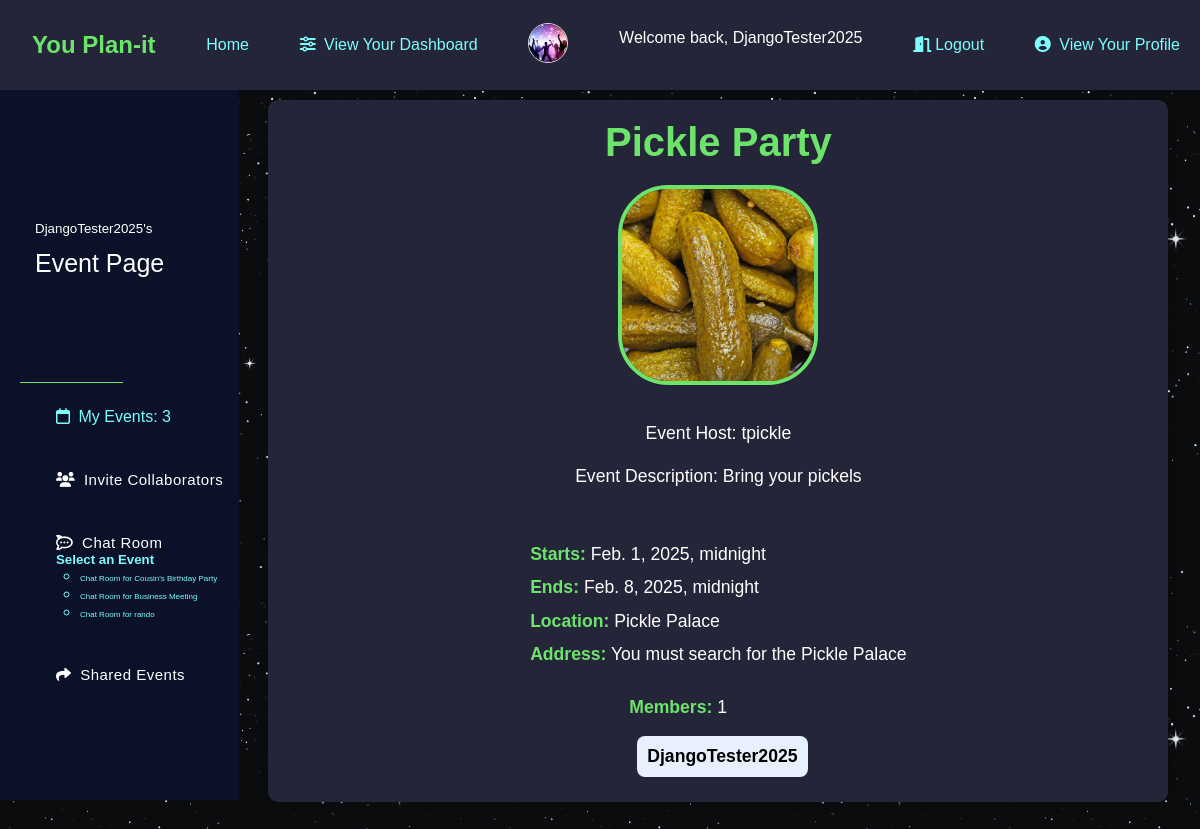
The app's page /dashboard/tpickle/events/Pickle Party/ (signed in) with its own data.
### app/models.py (models this page shows, shortened)
class Profile(models.Model):
    user = models.OneToOneField(User, on_delete=models.CASCADE)
    image = models.ImageField(default='default.jpg', upload_to='profile_pics')
    bio = models.CharField(max_length=200, blank=True, null=True)

class Events(models.Model):
    name = models.CharField(max_length=200)
    description = models.CharField(max_length=500)
    event_image = models.ImageField(upload_to='event_images', blank=True, null=True)
    user = models.ForeignKey(User, on_delete=models.CASCADE, related_name='events')
    members = models.ManyToManyField(User, related_name='invitedusers')
    invitepending = models.ManyToManyField(User, related_name='pending')
    start_datetime = models.DateTimeField()
    end_datetime = models.DateTimeField()
    event_location = models.CharField(max_length=300, blank=True, null=True)
    address = models.CharField(max_length=500, blank=True, null=True)

### app/views.py (the view)
# urls.py: path("dashboard/<str:username>/events/<str:ename>/", views.EventDetail, name="event_detail"),
def EventDetail(request, username, ename):
    event = get_object_or_404(Events, name=ename, user__username=username)
    members = event.members.all().exclude(username=event.user.username)
    return render(request, 'eventdetails.html', {
        'event': event,
        'myevents': Events.objects.filter(user=request.user),
        'profile': Profile.objects.get(user=request.user),
        'members': members,
        'username': username,
    })

### app/templates/eventdetails.html (shortened to what this page needs)
{% extends 'userdashboard.html' %}
{% block info %}
<div class="event-details">
    <h1>{{ event.name }}</h1>
    <div class="event-image-container">
        {% if event.event_image %}
            <img class="image-downsize" src="{{ event.event_image.url }}" alt="Event Image" />
        {% else %}
            <img class="default-image" src="{{ '/media/profile_pics/default.jpg' }}" alt="Default Event Image" />
        {% endif %}
    </div>
    <p>Event Host: {{event.user.username}}</p>
    <p>Event Description: {{ event.description }}</p>
    <div class="event-info">
        <p><strong>Starts:</strong> {{ event.start_datetime }}</p>
        <p><strong>Ends:</strong> {{ event.end_datetime }}</p>
        <p><strong>Location:</strong> {{ event.event_location }}</p>
        <p><strong>Address:</strong> {{ event.address }}</p>
    </div>
    <div class="members-list">
        <p><strong>Members:</strong> {{ members.count }}</p>
        <ul>
            {% if members.count != 0 %}
                {% for i in members %}
                    <li>
                        <span>{{ i.username }}</span>
                    </li>
                {% endfor %}
            {% else %}
                <p>You haven't added any members to this event.</p>
            {% endif %}
        </ul>
    </div>
</div>
{% endblock %}

### app/templates/userdashboard.html (shortened to what this page needs)
{% extends 'base.html' %}
{% block content %}
<html class="user-dashboard">
    {% block sidebar %}
    <main class="main-wrap">
        <header class="main-head">
            <div class="main-nav">
                <nav class="navbar">
                    <div class="navbar-nav">
                        <div class="title">
                            <h3>
                                <span class="title-text"><span class="dashboard-username">{{ user.username }}'s</span><br>Event Page</span>
                            </h3>
                        </div>
                        <ul class="nav-list">
                            <li class="nav-list-item">
                                <a href="{% url 'event_page' username=user.username %}">
                                    <i class="fa-regular fa-calendar"></i>
                                    <span class="link-text">My Events: {{ myevents.count }}</span>
                                </a>
                            </li>
                            <li class="nav-list-item">
                                <a href="{% url 'invites' username=user.username %}" class="nav-link">
                                    <i class="fa-solid fa-users"></i>
                                    <span class="link-text">Invite Collaborators</span>
                                </a>
                            </li>
                            <li class="nav-list-item">
                                <a href="#" class="nav-link" data-toggle="dropdown">
                                    <i class="fa-brands fa-rocketchat"></i>
                                    <span class="link-text">Chat Room</span>
                                </a>
                                <div class="dropdown-menu">
                                    {% if myevents or shared_events %}
                                        <h5>Select an Event</h5>
                                        <ul>
                                            {% for event in myevents %}
                                                <li>
                                                    <a href="{% url 'chats' username=user.username event_id=event.id %}" class="event-chat-room-text">
                                                        Chat Room for {{ event.name }}
                                                    </a>
                                                </li>
                                            {% endfor %}
                                        </ul>
                                    {% else %}
                                        <p class="no-current-events">You have no events to chat about.</p>
                                    {% endif %}
                                </div>
                            </li>
                            <li class="nav-list-item">
                                <a href="{% url 'shared_events' username=user.username %}" class="nav-link">
                                    <i class="fa-solid fa-share"></i>
                                    <span class="link-text">Shared Events</span>
                                </a>
                            </li>
                        </ul>
                    </div>
                </nav>
            </div>
        </header>
    </main>
    {% endblock %}
    <section class="showcase">
        {% block info %}{% endblock %}
    </section>
{% endblock %}

### app/templates/base.html (shortened to what this page needs)
<!DOCTYPE html>
{% load static %}
<html lang="en">
  <head>
    <link rel="stylesheet" href="{% static "styling.css" %}"/>
    <link
      href="https://cdnjs.cloudflare.com/ajax/libs/font-awesome/6.0.0-beta3/css/all.min.css"
      rel="stylesheet"
    />
  </head>
  <body>
    <nav style="z-index:99;">
        <h1 class="color-header">&ensp;You Plan-it</h1>
      <a href="{% url 'home' %}">Home</a>
      {% if request.user.is_authenticated %}
      <span>
        <a href="{% url 'user_dashboard' username=request.user.username %}">
          <i class="fa-solid fa-sliders"></i> View Your Dashboard
        </a>
      </span>
      <div class="profile-image-container">
        <img src="{% if profile.image %}{{ profile.image.url }}{% else %}/media/profile_pics/default.jpg{% endif %}"
             alt="?"
             class="profile-image-base">
      </div>
      <p class="welcome-message">Welcome back, {{request.user.username}}</p>
      <a href="{% url 'logout' %}"><i class="fa-solid fa-door-open"></i>Logout</a>
      <span>
        <a href="{% url 'profile' username=request.user.username %}">
          <i class="fa-solid fa-user-circle"></i> View Your Profile
        </a>
      </span>
    {% else %}
      <p class="welcome-message" style="color: white; text-decoration: none;">You are not logged in</p>
      <span><a href="{% url 'login' %}"><i class="fa-solid fa-door-open"></i>Sign In</a></span>
    {% endif %}
    </nav>
    <div class="container-style" style="margin: 1vh;">
      {% block content %}{% endblock %}
    </div>
  </body>
</html>

### app/static/styling.css (style rules this page uses)
* { box-sizing: border-box; margin: 0; padding: 0; }
i { margin-right: 4px; }
nav { font-family: 'Lucida Sans', 'Lucida Sans Regular', 'Lucida Grande', 'Lucida Sans Unicode', Geneva, Verdana, sans-serif; background-color: rgb(37, 37, 57); position: fixed; display: flex; width: 100%; right: 0%; top: 0%; height: 10%; padding-top: 1em; color: #7cfcfc; display: flex; justify-content: space-between; align-items: center; padding: 0 20px; }
a { text-decoration: none; color: #7cfcfc; }
ul { font-family: 'Lucida Sans', 'Lucida Sans Regular', 'Lucida Grande', 'Lucida Sans Unicode', Geneva, Verdana, sans-serif; margin-left: 1vh; }
li { font-family: 'Lucida Sans', 'Lucida Sans Regular', 'Lucida Grande', 'Lucida Sans Unicode', Geneva, Verdana, sans-serif; margin-left: 2vh; }
.color-header { color:#6ce46c; }
.profile-image-base { width: 40px; height: 40px; border-radius: 50%; object-fit: cover; border: 1px solid #ddd; }
.profile-image-container { text-align: center; }
.user-dashboard { background: url('images/starbackground.png'); }
.welcome-message { color: white; }
a { text-decoration: none; font-family: 'Lucida Sans', 'Lucida Sans Regular', 'Lucida Grande', 'Lucida Sans Unicode', Geneva, Verdana, sans-serif; }
h3, p { font-family: 'Lucida Sans', 'Lucida Sans Regular', 'Lucida Grande', 'Lucida Sans Unicode', Geneva, Verdana, sans-serif; }
header { background-color: red; margin-left: -1vh; }
.navbar-nav { margin-top: 80vh; }
.nav-list { padding-top: 20vh; }
.main-wrap { width: 30%; display: flex; position: fixed; bottom: 100%; }
.main-wrap .main-head { width: 25%; min-height: 10vh; height: 100vh; background: #0a1128; overflow: hidden; transition: .3s ease-in-out; position: absolute; }
.main-wrap .main-head .main-nav { width: 100%; }
.main-wrap .main-head .main-nav .navbar { width: 100%; }
.main-wrap .main-head .main-nav .navbar .navbar-nav .title { padding-top: 25vh; border-bottom: 1px solid #6ce46c; padding-bottom: 15vh; margin-right:10vw; }
.main-wrap .main-head .main-nav .navbar .navbar-nav .title h3 { font-size: 25px; font-weight: 500; line-height: 35px; color: #fff; }
.main-wrap .main-head .main-nav .navbar .navbar-nav .title h3 .title-text { position: absolute; left: 35px; opacity: 1; transition: .2s ease; }
.main-wrap .main-head .main-nav .navbar .navbar-nav .nav-list { margin: 0; padding: 10px 10px; }
.main-wrap .main-head .main-nav .navbar .navbar-nav .nav-list .nav-list-item { padding: 15px 10px; list-style: none; border-radius: 5px; margin-bottom: 15px; cursor: pointer; transition: .2s ease-in-out; }
.main-wrap .main-head .main-nav .navbar .navbar-nav .nav-list .nav-list-item .nav-link { display: inline-block; font-size: 15px; font-weight: 500; letter-spacing: .5px; color: #fff; }
.main-wrap { width: 80%; }
.showcase { margin-left: 20%; margin-top: 5%; font-family: 'Lucida Sans', 'Lucida Sans Regular', 'Lucida Grande', 'Lucida Sans Unicode', Geneva, Verdana, sans-serif; }
.dashboard-username { font-size: 10pt; }
h3 { font-size: 24px; color: #333; margin-bottom: 10px; }
p { font-size: 16px; color: #666; margin-bottom: 15px; }
.event-details { display: flex; align-items: center; flex-direction: column; }
.event-details { max-width: 900px; margin: 100px auto; padding: 20px; background-color: rgb(37, 37, 57); border-radius: 10px; box-shadow: 0 4px 8px rgba(0, 0, 0, 0.1); }
.event-details h1 { font-size: 2.5rem; font-weight: bold; color: #6ce46c; margin-bottom: 20px; text-align: center; }
.event-details p { font-size: 1.1rem; line-height: 1.6; color: white; }
.event-details .event-info { margin-top: 30px; font-size: 1.1rem; }
.event-details .event-info p { margin: 5px 0; }
.event-details .members-list { margin-top: 20px; font-size: 1.1rem; }
.event-details .members-list ul { list-style-type: none; padding: 0; }
.event-details .members-list li { background-color: #e8f0fe; margin: 5px 0; padding: 10px; border-radius: 8px; display: flex; justify-content: space-between; align-items: center; }
.event-details .members-list li span { font-weight: bold; }
.event-image-container { text-align: center; margin-bottom: 30px; }
.event-image-container img { width: 200px; height: 200px; border-radius: 25%; object-fit: cover; border: 4px solid #6ce46c; }
.event-details { display: flex; flex-direction: column; }
.event-details strong { font-size: 1.1rem; color: #6ce46c; }
h3 { font-size: 24px; font-weight: 600; color: #333; margin-bottom: 20px; }
p { font-size: 16px; color: #888; }
.event-chat-room-text { font-size: 6pt; }

### records on screen
Profile: image (picture)
Events: name "Cousin's Birthday Party"
Events: name "Business Meeting"
Events: name "rando"
Events: name "Pickle Party", event_image (picture), user.username "tpickle", description "Bring your pickels", start_datetime "Feb. 1, 2025, midnight", end_datetime "Feb. 8, 2025, midnight", event_location "Pickle Palace", address "You must search for the Pickle Palace"

### other values on screen
{{ request.user.username }} "DjangoTester2025"
{{ user.username }} "DjangoTester2025"
{{ myevents.count }} "3"
{{ members.count }} "1"
{{ i.username }} "DjangoTester2025"
